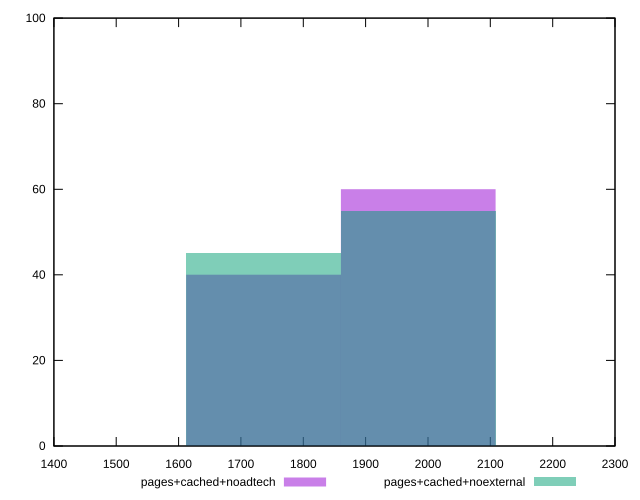

The gnuplot source for this figure:
reset
set terminal svg size 640, 500
set output "reprap/first-contentful-paint/comparison/histogram/4_vs_5.svg"

$pagesCachedNoadtech <<EOF
2025.0188642695787 60
1771.8915062358813 40
EOF

$pagesCachedNoexternal <<EOF
1771.8915062358813 45
2025.0188642695787 55
EOF

set key outside below
set boxwidth 253.12735803369733
set yrange [0:100]
set style fill transparent solid 0.5 noborder

plot \
  $pagesCachedNoadtech title "pages+cached+noadtech" with boxes, \
  $pagesCachedNoexternal title "pages+cached+noexternal" with boxes, \


reset
